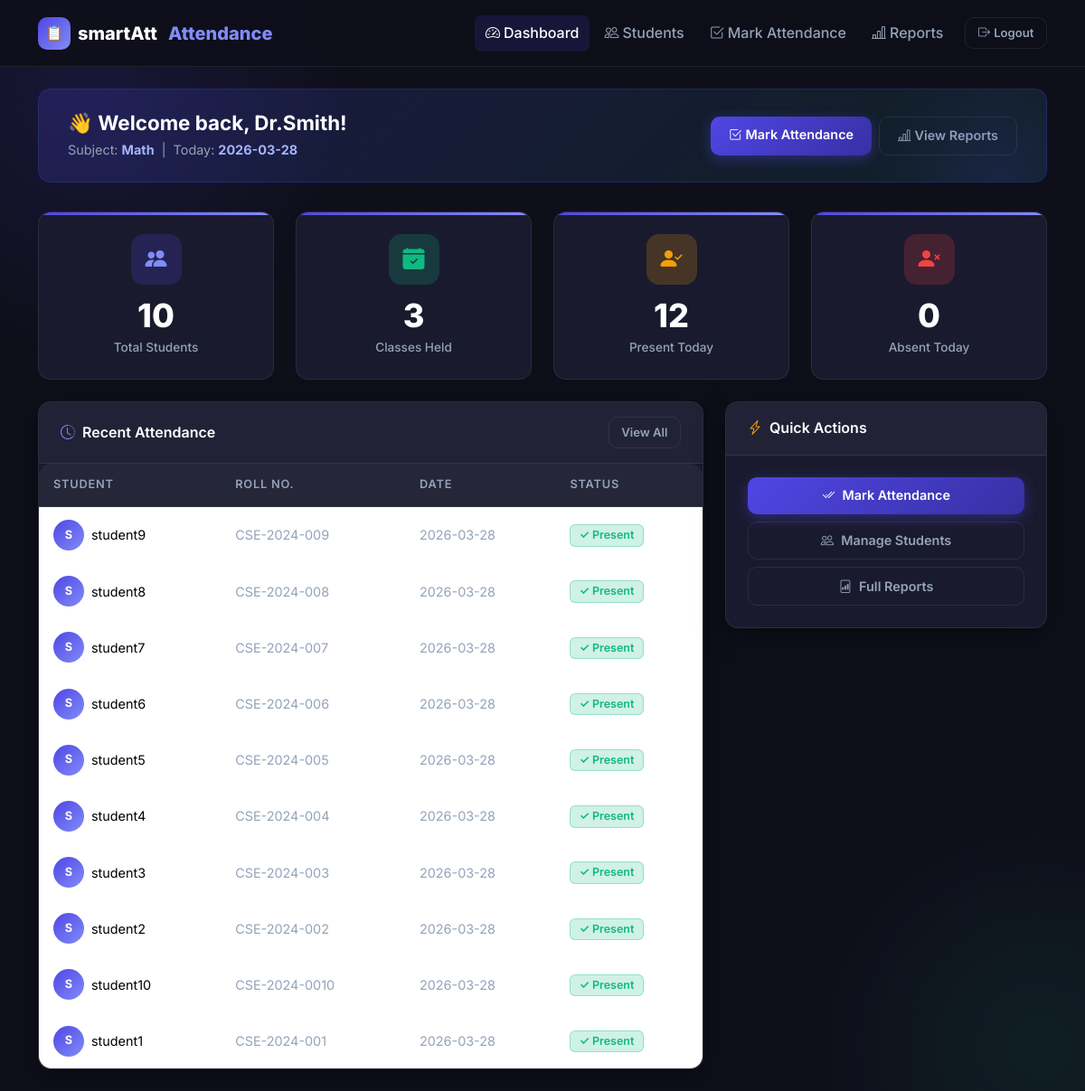
The page /teacher/dashboard (signed in) on the database its author committed.
### tables this page shows
CREATE TABLE teachers (
            id         INTEGER PRIMARY KEY AUTOINCREMENT,
            name       TEXT    NOT NULL,
            username   TEXT    UNIQUE NOT NULL,
            password   TEXT    NOT NULL,   -- stored as a hash, never plain text
            subject    TEXT,
            created_at TEXT    DEFAULT (date('now'))
        );

CREATE TABLE attendance (
            id         INTEGER PRIMARY KEY AUTOINCREMENT,
            student_id INTEGER NOT NULL,
            teacher_id INTEGER,
            date       TEXT    NOT NULL,   -- stored as 'YYYY-MM-DD'
            status     TEXT    NOT NULL    CHECK(status IN ('Present','Absent')),
            FOREIGN KEY (student_id) REFERENCES students(id) ON DELETE CASCADE,
            FOREIGN KEY (teacher_id) REFERENCES teachers(id),
            UNIQUE (student_id, date)      -- prevents duplicate entries for same day
        );

CREATE TABLE students (
            id         INTEGER PRIMARY KEY AUTOINCREMENT,
            name       TEXT    NOT NULL,
            roll_no    TEXT    UNIQUE NOT NULL,
            class_name TEXT,
            email      TEXT,
            username   TEXT    UNIQUE,
            password   TEXT,              -- hashed; NULL if added by teacher only
            created_at TEXT    DEFAULT (date('now'))
        );

### app.py (the view)
@app.route('/teacher/dashboard')
@teacher_required           # ← the decorator ensures the teacher is logged in
def teacher_dashboard():
    db         = get_db()
    today_str  = date.today().isoformat()  # e.g. '2024-05-15'
    teacher = db.execute(
        "SELECT * FROM teachers WHERE id = ?", (session['teacher_id'],)
    ).fetchone()
    total_students = db.execute("SELECT COUNT(*) FROM students").fetchone()[0]
    total_classes = db.execute(
        "SELECT COUNT(DISTINCT date) FROM attendance"
    ).fetchone()[0]
    present_today = db.execute(
        "SELECT COUNT(*) FROM attendance WHERE date=? AND status='Present'",
        (today_str,)
    ).fetchone()[0]
    absent_today = db.execute(
        "SELECT COUNT(*) FROM attendance WHERE date=? AND status='Absent'",
        (today_str,)
    ).fetchone()[0]
    recent_records = db.execute("""
        SELECT a.date, a.status, s.name AS student_name, s.roll_no
        FROM   attendance a
        JOIN   students   s ON s.id = a.student_id
        ORDER  BY a.date DESC, a.id DESC
        LIMIT  10
    """).fetchall()
    all_students = db.execute("SELECT * FROM students").fetchall()
    low_attendance = []
    for s in all_students:
        total  = db.execute(
            "SELECT COUNT(*) FROM attendance WHERE student_id=?", (s['id'],)
        ).fetchone()[0]
        present = db.execute(
            "SELECT COUNT(*) FROM attendance WHERE student_id=? AND status='Present'",
            (s['id'],)
        ).fetchone()[0]
        pct = calculate_percentage(present, total)
        if pct < 75 and total > 0:
            low_attendance.append({'student_name': s['name'], 'percentage': pct})
    return render_template(
        'teacher_dashboard.html',
        teacher        = teacher,
        today          = today_str,
        total_students = total_students,
        total_classes  = total_classes,
        present_today  = present_today,
        absent_today   = absent_today,
        recent_records = recent_records,
        low_attendance = low_attendance,
    )

### app.py (called while the page is built)
def get_db():
    if 'db' not in g:
        g.db = sqlite3.connect(DATABASE)
        g.db.row_factory = sqlite3.Row
    return g.db

def teacher_required(f):
    @wraps(f)
    def decorated(*args, **kwargs):
        if 'teacher_id' not in session:
            flash('Please log in as a teacher to access this page.', 'warning')
            return redirect(url_for('teacher_login'))
        return f(*args, **kwargs)
    return decorated

def calculate_percentage(present: int, total: int) -> float:
    if total == 0:
        return 0.0
    return round((present / total) * 100, 1)

### templates/teacher_dashboard.html (shortened to what this page needs)
{% extends "base.html" %}
{% block content %}
<div class="container py-4 z-1" style="position:relative;">
    <div class="welcome-banner fade-in">
        <div class="welcome-text">
            <h2>👋 Welcome back, {{ teacher.name }}!</h2>
            <p>
                Subject: <strong style="color:#a5b4fc;">{{ teacher['subject'] if teacher['subject'] else 'N/A'
                    }}</strong>
                &nbsp;|&nbsp; Today: <strong style="color:#a5b4fc;">{{ today }}</strong>
            </p>
        </div>
        <div class="d-flex gap-2 flex-wrap">
            <a href="{{ url_for('mark_attendance') }}" class="btn btn-primary" id="dash-mark-btn">
                <i class="bi bi-check2-square me-1"></i>Mark Attendance
            </a>
            <a href="{{ url_for('view_reports') }}" class="btn btn-outline-light" id="dash-report-btn">
                <i class="bi bi-bar-chart-line me-1"></i>View Reports
            </a>
        </div>
    </div>
    <div class="row g-4 mb-4">
        <div class="col-6 col-md-3 fade-in fade-in-1">
            <div class="stat-card">
                <div class="stat-icon blue"><i class="bi bi-people-fill"></i></div>
                <div class="stat-value">{{ total_students }}</div>
                <div class="stat-label">Total Students</div>
            </div>
        </div>
        <div class="col-6 col-md-3 fade-in fade-in-2">
            <div class="stat-card">
                <div class="stat-icon green"><i class="bi bi-calendar-check-fill"></i></div>
                <div class="stat-value">{{ total_classes }}</div>
                <div class="stat-label">Classes Held</div>
            </div>
        </div>
        <div class="col-6 col-md-3 fade-in fade-in-3">
            <div class="stat-card">
                <div class="stat-icon orange"><i class="bi bi-person-check-fill"></i></div>
                <div class="stat-value">{{ present_today }}</div>
                <div class="stat-label">Present Today</div>
            </div>
        </div>
        <div class="col-6 col-md-3 fade-in fade-in-4">
            <div class="stat-card">
                <div class="stat-icon red"><i class="bi bi-person-x-fill"></i></div>
                <div class="stat-value">{{ absent_today }}</div>
                <div class="stat-label">Absent Today</div>
            </div>
        </div>
    </div>
    <div class="row g-4">
        <div class="col-lg-8 fade-in fade-in-1">
            <div class="card">
                <div class="card-header d-flex align-items-center justify-content-between">
                    <span><i class="bi bi-clock-history me-2 text-primary"></i>Recent Attendance</span>
                    <a href="{{ url_for('view_reports') }}" class="btn btn-outline-light btn-sm">View All</a>
                </div>
                <div class="card-body p-0">
                    {% if recent_records %}
                    <div class="table-responsive">
                        <table class="table">
                            <thead>
                                <tr>
                                    <th>Student</th>
                                    <th>Roll No.</th>
                                    <th>Date</th>
                                    <th>Status</th>
                                </tr>
                            </thead>
                            <tbody>
                                {% for rec in recent_records %}
                                <tr>
                                    <td>
                                        <div class="d-flex align-items-center gap-2">
                                            <div class="avatar"
                                                style="width:34px;height:34px;border-radius:50%;background:linear-gradient(135deg,#4f46e5,#818cf8);display:flex;align-items:center;justify-content:center;font-size:0.8rem;font-weight:700;color:#fff;flex-shrink:0;">
                                                {{ rec['student_name'][0] | upper }}
                                            </div>
                                            <span class="fw-500">{{ rec['student_name'] }}</span>
                                        </div>
                                    </td>
                                    <td class="text-muted">{{ rec['roll_no'] }}</td>
                                    <td class="text-muted">{{ rec['date'] }}</td>
                                    <td>
                                        {% if rec['status'] == 'Present' %}
                                        <span class="badge bg-success">&#10003; Present</span>
                                        {% else %}
                                        <span class="badge bg-danger">&#10007; Absent</span>
                                        {% endif %}
                                    </td>
                                </tr>
                                {% endfor %}
                            </tbody>
                        </table>
                    </div>
                    {% endif %}
                </div>
            </div>
        </div>
        <div class="col-lg-4 fade-in fade-in-2">
            <div class="card mb-3">
                <div class="card-header">
                    <i class="bi bi-lightning-charge me-2 text-warning"></i>Quick Actions
                </div>
                <div class="card-body d-grid gap-2">
                    <a href="{{ url_for('mark_attendance') }}" class="btn btn-primary" id="quick-mark-btn">
                        <i class="bi bi-check2-all me-2"></i>Mark Attendance
                    </a>
                    <a href="{{ url_for('manage_students') }}" class="btn btn-outline-light" id="quick-students-btn">
                        <i class="bi bi-people me-2"></i>Manage Students
                    </a>
                    <a href="{{ url_for('view_reports') }}" class="btn btn-outline-light" id="quick-reports-btn">
                        <i class="bi bi-file-bar-graph me-2"></i>Full Reports
                    </a>
                </div>
            </div>
        </div>
    </div>
</div>
{% endblock %}

### templates/base.html (shortened to what this page needs)
<!DOCTYPE html>
<html lang="en">
<head>
  <link rel="stylesheet"
        href="https://cdn.jsdelivr.net/npm/bootstrap@5.3.2/dist/css/bootstrap.min.css" />
  <link rel="stylesheet"
        href="https://cdn.jsdelivr.net/npm/bootstrap-icons@1.11.3/font/bootstrap-icons.min.css" />
  <link rel="stylesheet" href="{{ url_for('static', filename='style.css') }}" />
</head>
<body>
  <nav class="navbar navbar-expand-lg">
    <div class="container">
      <a class="navbar-brand" href="/">
        <span class="brand-icon">📋</span>
        smartAtt<span class="brand-sub ms-1">Attendance</span>
      </a>
      <div class="collapse navbar-collapse" id="navbarMain">
        <ul class="navbar-nav ms-auto align-items-lg-center gap-lg-1">
          {% if session.get('teacher_id') %}
            <li class="nav-item">
              <a class="nav-link {% if request.endpoint == 'teacher_dashboard' %}active{% endif %}"
                 href="{{ url_for('teacher_dashboard') }}">
                <i class="bi bi-speedometer2 me-1"></i>Dashboard
              </a>
            </li>
            <li class="nav-item">
              <a class="nav-link {% if request.endpoint == 'manage_students' %}active{% endif %}"
                 href="{{ url_for('manage_students') }}">
                <i class="bi bi-people me-1"></i>Students
              </a>
            </li>
            <li class="nav-item">
              <a class="nav-link {% if request.endpoint == 'mark_attendance' %}active{% endif %}"
                 href="{{ url_for('mark_attendance') }}">
                <i class="bi bi-check2-square me-1"></i>Mark Attendance
              </a>
            </li>
            <li class="nav-item">
              <a class="nav-link {% if request.endpoint == 'view_reports' %}active{% endif %}"
                 href="{{ url_for('view_reports') }}">
                <i class="bi bi-bar-chart-line me-1"></i>Reports
              </a>
            </li>
            <li class="nav-item ms-lg-2">
              <a class="btn btn-outline-light btn-sm"
                 href="{{ url_for('teacher_logout') }}">
                <i class="bi bi-box-arrow-right me-1"></i>Logout
              </a>
            </li>
          {% endif %}
        </ul>
      </div>
    </div>
  </nav>
  {% block content %}{% endblock %}
</body>
</html>

### rows shown on the page
teachers: name "Dr.Smith", subject "Math"
attendance: name "S", student_name "student9", roll_no "CSE-2024-009", date "2026-03-28", status "✓ Present"
attendance: name "S", student_name "student8", roll_no "CSE-2024-008", date "2026-03-28", status "✓ Present"
attendance: name "S", student_name "student7", roll_no "CSE-2024-007", date "2026-03-28", status "✓ Present"
attendance: name "S", student_name "student6", roll_no "CSE-2024-006", date "2026-03-28", status "✓ Present"
attendance: name "S", student_name "student5", roll_no "CSE-2024-005", date "2026-03-28", status "✓ Present"
attendance: name "S", student_name "student4", roll_no "CSE-2024-004", date "2026-03-28", status "✓ Present"
attendance: name "S", student_name "student3", roll_no "CSE-2024-003", date "2026-03-28", status "✓ Present"
attendance: name "S", student_name "student2", roll_no "CSE-2024-002", date "2026-03-28", status "✓ Present"
attendance: name "S", student_name "student10", roll_no "CSE-2024-0010", date "2026-03-28", status "✓ Present"
attendance: name "S", student_name "student1", roll_no "CSE-2024-001", date "2026-03-28", status "✓ Present"

### other values the page prints
{{ total_students }} "10"
{{ total_classes }} "3"
{{ present_today }} "12"
{{ absent_today }} "0"
